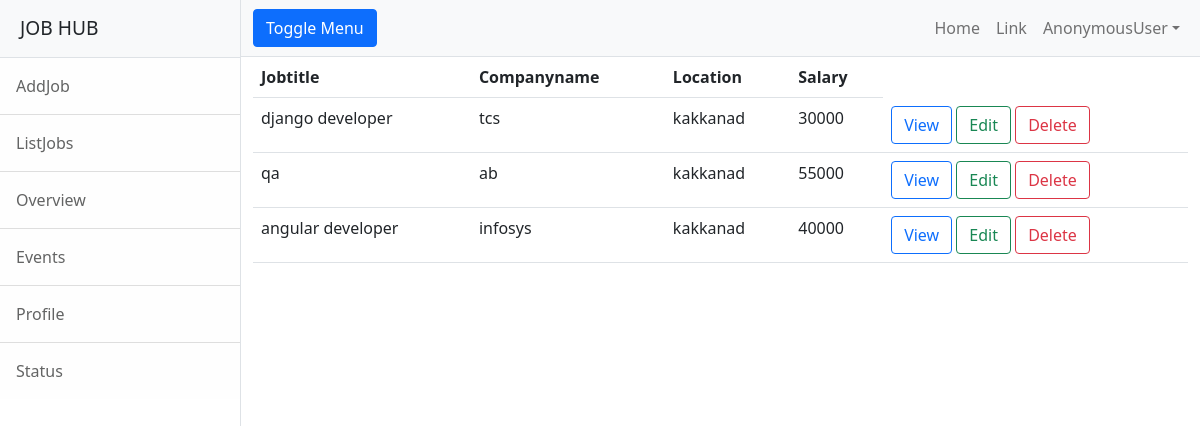
Screenshot of /employer/jobs/all with the database file from the repository.
### employer/models.py (models this page shows, shortened)
class Jobs(models.Model):
    job_title=models.CharField(max_length=150)
    company_name=models.CharField(max_length=150)
    location=models.CharField(max_length=150)
    salary=models.PositiveIntegerField(null=True)
    experience=models.PositiveIntegerField(default=0)

### employer/views.py (the view)
# urls.py: path('jobs/all',views.ListJobView.as_view(),name="all-jobs"),
class ListJobView(ListView):
    model = Jobs
    context_object_name = "Jobs"
    template_name ="emp-listjob.html"

### employer/templates/emp-listjob.html (shortened to what this page needs)
{%extends 'base.html'%}
{%block body_block%}
<div class="row">
    <div class="col-`10">
        <table class="table">
            <tr>
                <th>Jobtitle</th>
                <th>Companyname</th>
                <th>Location</th>
                <th>Salary</th>
            </tr>
            {%for job in Jobs%}
            <tr>
                <td>{{job.job_title}}</td>
                <td>{{job.company_name}}</td>
                <td>{{job.location}}</td>
                <td>{{job.salary}}</td>
                <td><a href="{%url 'job-details' job.id%}" class="btn btn-outline-primary">View</a>
                    <a href="{%url 'job-edit' job.id%}" class="btn btn-outline-success">Edit</a>
                    <a href="{%url 'delete-job' job.id%}" class="btn btn-outline-danger">Delete</a>
                </td>
            </tr>
            {%endfor%}
        </table>
    </div>
</div>
{%endblock%}

### employer/templates/base.html (shortened to what this page needs)
<!DOCTYPE html>
{%load static%}
<html lang="en">
    <head>
        <link href="{%static 'css/styles.css'%}" rel="stylesheet" />
    </head>
    <body>
        <div class="d-flex" id="wrapper">
            <div class="border-end bg-white" id="sidebar-wrapper">
                <div class="sidebar-heading border-bottom bg-light">JOB HUB</div>
                <div class="list-group list-group-flush">
                    <a class="list-group-item list-group-item-action list-group-item-light p-3" href="{%url 'emp-addjob' %}">AddJob</a>
                    <a class="list-group-item list-group-item-action list-group-item-light p-3" href="{%url 'all-jobs'%}">ListJobs</a>
                    <a class="list-group-item list-group-item-action list-group-item-light p-3" href="#!">Overview</a>
                    <a class="list-group-item list-group-item-action list-group-item-light p-3" href="#!">Events</a>
                    <a class="list-group-item list-group-item-action list-group-item-light p-3" href="#!">Profile</a>
                    <a class="list-group-item list-group-item-action list-group-item-light p-3" href="#!">Status</a>
                </div>
            </div>
            <div id="page-content-wrapper">
                <nav class="navbar navbar-expand-lg navbar-light bg-light border-bottom">
                    <div class="container-fluid">
                        <button class="btn btn-primary" id="sidebarToggle">Toggle Menu</button>
                        <div class="collapse navbar-collapse" id="navbarSupportedContent">
                            <ul class="navbar-nav ms-auto mt-2 mt-lg-0">
                                <li class="nav-item active"><a class="nav-link" href="{%url 'emp_home'%}">Home</a></li>
                                <li class="nav-item"><a class="nav-link" href="#!">Link</a></li>
                                <li class="nav-item dropdown">
                                    <a class="nav-link dropdown-toggle" id="navbarDropdown" href="#" role="button" data-bs-toggle="dropdown" aria-haspopup="true" aria-expanded="false">{{request.user}}</a>
                                </li>
                            </ul>
                        </div>
                    </div>
                </nav>
                <div class="container-fluid">
                 {%block body_block%}
                 {%endblock%}
                </div>
            </div>
        </div>
    </body>
</html>

### rows the page displays
Jobs: job_title "django developer", company_name "tcs", location "kakkanad", salary "30000"
Jobs: job_title "qa", company_name "ab", location "kakkanad", salary "55000"
Jobs: job_title "angular developer", company_name "infosys", location "kakkanad", salary "40000"

### other values shown
{{ request.user }} "AnonymousUser"
